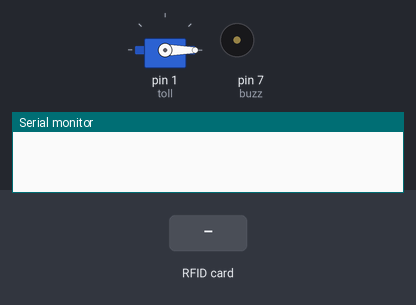
Simulated run of this sketch. Board: Arduino Uno, built with avr-gcc and run on an emulated ATmega328P. Shown: servo, buzzer (waves = sounding, pin HIGH), the last lines printed to the serial monitor. The test bench sets the inputs (shaded band). Pins used as bus, display or sensor lines are not drawn.

Above: at 1.2 s.
1.3 s: RFID card 14 B7 42 83 held to the reader
At 2.0 s:
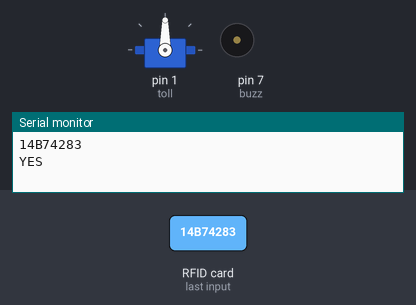
4.1 s: RFID card 5E 7A 19 C4 held to the reader
At 4.4 s:
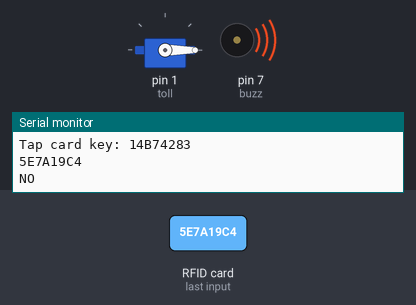
Timing chart, 0 to 7.1 s (numbered marks = the images above; inputs shaded):
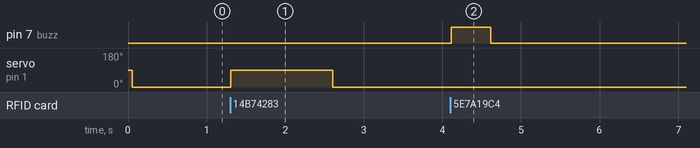

Measured:
- after the input at 1.3 s, servo on pin 1 (toll): 0° → 90° at once, → 0° 1.3 s later
- after the input at 4.1 s, pin 7 (buzz): LOW → HIGH at once, → LOW 0.50 s later

The sketch:

Rfid.ino
```cpp
/*
 *
 * RST 9
 * MISO 12
 * MOSI 11
 * SCK 13
 * SDA 10

  BUZZER 7

 */
#include <SPI.h>
#include <MFRC522.h>
#include<Servo.h>

Servo toll;
#define SS_PIN 10
#define RST_PIN 9
#define SP_PIN 8
#define buzz 7
MFRC522 rfid(SS_PIN, RST_PIN);

MFRC522::MIFARE_Key key;

void setup() {
  toll.attach(1);
  Serial.begin(9600);
  SPI.begin();
  rfid.PCD_Init();
  pinMode(buzz,OUTPUT);
  toll.write(0);
}

void loop() {
  if (!rfid.PICC_IsNewCardPresent() || !rfid.PICC_ReadCardSerial())
    return;

//  Serial.print(F("PICC type: "));
    MFRC522::PICC_Type piccType = rfid.PICC_GetType(rfid.uid.sak);
// Serial.println(rfid.PICC_GetTypeName(piccType));

  // Check is the PICC of Classic MIFARE type
/*  if (piccType != MFRC522::PICC_TYPE_MIFARE_MINI ||
    piccType != MFRC522::PICC_TYPE_MIFARE_1K ||
    piccType != MFRC522::PICC_TYPE_MIFARE_4K ) {
    Serial.println(F("Your tag is not of type MIFARE Classic."));
    return;
  }*/

  String strID = "";
  for (byte i = 0; i < 4; i++) {
    strID +=
    (rfid.uid.uidByte[i] < 0x10 ? "0" : "") +
    String(rfid.uid.uidByte[i], HEX) +
    (i!=3 ? "" : "");
  }
  strID.toUpperCase();
  Serial.println(strID);
  if(strID.indexOf("14B74283")>=0)
  {
    Serial.println("YES");
    digitalWrite(buzz,LOW);  // buzzer disabled
    toll.write(90);         // open
    delay(1300);             //wait
    toll.write(0);          //close
  }
  else {
    Serial.println("NO");
    digitalWrite(buzz,HIGH);    // buzzer enabled
    delay(500);                 //beep
    digitalWrite(buzz,LOW);     // stop beep
    }
  Serial.print("Tap card key: ");

  Serial.println(strID);

  rfid.PICC_HaltA();
  rfid.PCD_StopCrypto1();

}
```
